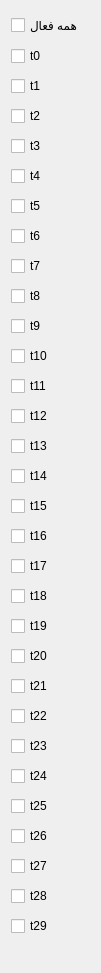
           <widget class="QWidget" name="scrollAreaWidgetContents_3">
            <property name="geometry">
             <rect>
              <x>-44</x>
              <y>0</y>
              <width>101</width>
              <height>973</height>
             </rect>
            </property>
            <layout class="QVBoxLayout" name="verticalLayout_13">
             <item>
              <widget class="QCheckBox" name="cbox_select_all">
               <property name="text">
                <string>همه فعال</string>
               </property>
              </widget>
             </item>
             <item>
              <widget class="QCheckBox" name="cbox_select_t0">
               <property name="text">
                <string>t0</string>
               </property>
              </widget>
             </item>
             <item>
              <widget class="QCheckBox" name="cbox_select_t1">
               <property name="text">
                <string>t1</string>
               </property>
              </widget>
             </item>
             <item>
              <widget class="QCheckBox" name="cbox_select_t2">
               <property name="text">
                <string>t2</string>
               </property>
              </widget>
             </item>
             <item>
              <widget class="QCheckBox" name="cbox_select_t3">
               <property name="text">
                <string>t3</string>
               </property>
              </widget>
             </item>
             <item>
              <widget class="QCheckBox" name="cbox_select_t4">
               <property name="text">
                <string>t4</string>
               </property>
              </widget>
             </item>
             <item>
              <widget class="QCheckBox" name="cbox_select_t5">
               <property name="text">
                <string>t5</string>
               </property>
              </widget>
             </item>
             <item>
              <widget class="QCheckBox" name="cbox_select_t6">
               <property name="text">
                <string>t6</string>
               </property>
              </widget>
             </item>
             <item>
              <widget class="QCheckBox" name="cbox_select_t7">
               <property name="text">
                <string>t7</string>
               </property>
              </widget>
             </item>
             <item>
              <widget class="QCheckBox" name="cbox_select_t8">
               <property name="text">
                <string>t8</string>
               </property>
              </widget>
             </item>
             <item>
              <widget class="QCheckBox" name="cbox_select_t9">
               <property name="text">
                <string>t9</string>
               </property>
              </widget>
             </item>
             <item>
              <widget class="QCheckBox" name="cbox_select_t10">
               <property name="text">
                <string>t10</string>
               </property>
              </widget>
             </item>
             <item>
              <widget class="QCheckBox" name="cbox_select_t11">
               <property name="text">
                <string>t11</string>
               </property>
              </widget>
             </item>
             <item>
              <widget class="QCheckBox" name="cbox_select_t12">
               <property name="text">
                <string>t12</string>
               </property>
              </widget>
             </item>
             <item>
              <widget class="QCheckBox" name="cbox_select_t13">
               <property name="text">
                <string>t13</string>
               </property>
              </widget>
             </item>
             <item>
              <widget class="QCheckBox" name="cbox_select_t14">
               <property name="text">
                <string>t14</string>
               </property>
              </widget>
             </item>
             <item>
              <widget class="QCheckBox" name="cbox_select_t15">
               <property name="text">
                <string>t15</string>
               </property>
              </widget>
             </item>
             <item>
              <widget class="QCheckBox" name="cbox_select_t16">
               <property name="text">
                <string>t16</string>
               </property>
              </widget>
             </item>
             <item>
              <widget class="QCheckBox" name="cbox_select_t17">
               <property name="text">
                <string>t17</string>
               </property>
              </widget>
             </item>
             <item>
              <widget class="QCheckBox" name="cbox_select_t18">
               <property name="text">
                <string>t18</string>
               </property>
              </widget>
             </item>
             <item>
              <widget class="QCheckBox" name="cbox_select_t19">
               <property name="text">
                <string>t19</string>
               </property>
              </widget>
             </item>
             <item>
              <widget class="QCheckBox" name="cbox_select_t20">
               <property name="text">
                <string>t20</string>
               </property>
              </widget>
             </item>
             <item>
              <widget class="QCheckBox" name="cbox_select_t21">
               <property name="text">
                <string>t21</string>
               </property>
              </widget>
             </item>
             <item>
              <widget class="QCheckBox" name="cbox_select_t22">
               <property name="text">
                <string>t22</string>
               </property>
              </widget>
             </item>
             <item>
              <widget class="QCheckBox" name="cbox_select_t23">
               <property name="text">
                <string>t23</string>
               </property>
              </widget>
             </item>
             <item>
              <widget class="QCheckBox" name="cbox_select_t24">
               <property name="text">
                <string>t24</string>
               </property>
              </widget>
             </item>
             <item>
              <widget class="QCheckBox" name="cbox_select_t25">
               <property name="text">
                <string>t25</string>
               </property>
              </widget>
             </item>
             <item>
              <widget class="QCheckBox" name="cbox_select_t26">
               <property name="text">
                <string>t26</string>
               </property>
              </widget>
             </item>
             <item>
              <widget class="QCheckBox" name="cbox_select_t27">
               <property name="text">
                <string>t27</string>
               </property>
              </widget>
             </item>
             <item>
              <widget class="QCheckBox" name="cbox_select_t28">
               <property name="text">
                <string>t28</string>
               </property>
              </widget>
             </item>
             <item>
              <widget class="QCheckBox" name="cbox_select_t29">
               <property name="text">
                <string>t29</string>
               </property>
              </widget>
             </item>
            </layout>
           </widget>
